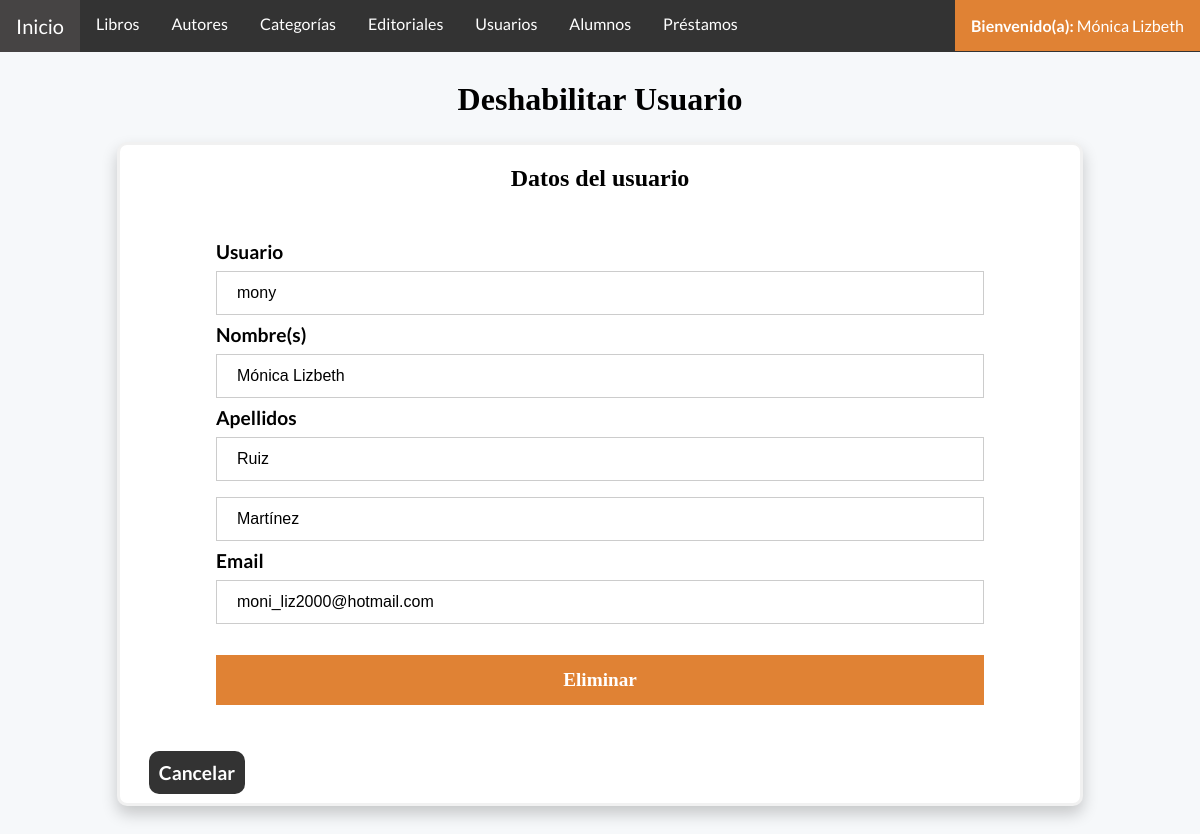
Screenshot of /usuarioDeshabilitar.php?id=1 (signed in) with the database file from the repository.
### tables this page shows
CREATE TABLE `usuarios` (
  `idUsuario` int(11) NOT NULL AUTO_INCREMENT,
  `nombreUsuario` varchar(30) NOT NULL,
  `nombre` varchar(50) NOT NULL,
  `apellidoPaterno` varchar(30) NOT NULL,
  `apellidoMaterno` varchar(30) NOT NULL,
  `password` varchar(32) NOT NULL,
  `email` varchar(100) NOT NULL,
  `status` varchar(20) NOT NULL,
  PRIMARY KEY (`idUsuario`)
);

### Conexion.php (called while the page is built, shortened)
<?php
    class Server {
        public $server;
        public $user;
        public $pass;
        public $db;
        public $conexion;
        public function conectar() {
            $this->conexion = new mysqli( $this->server, $this->user, $this->pass, $this->db );
        }
        public function buscarUsuario($usuario) {
            if (is_int($usuario)){
                $sql = "CALL buscarGeneral('usuarios','idUsuario',$usuario);";
            }else{
                $sql = "CALL buscarUsuario('$usuario');";
            }
            if($sentencia = $this->conexion->prepare($sql)){
                $sentencia->execute();
                if($resultado = $sentencia->get_result() )
                return $resultado;
            }
        }
    }
    $server = new Server;
    $server->server = "127.0.0.1";
    $server->user = "root";
    $server->pass = "";
    $server->db = "bd_biblioteca";
?>

### usuarioDeshabilitar.php (the view, shortened to what this page needs)
<?php
    include("Conexion.php");
    if (isset($_GET["id"])){
        $id = $_GET["id"];
        $datos = $server->buscarUsuario($id);
        if ($fila = mysqli_fetch_array($datos)){
            $usuario = $fila['nombreUsuario'];
            $nombre = $fila['nombre'];
            $apellidoPaterno = $fila['apellidoPaterno'];
            $apellidoMaterno = $fila['apellidoMaterno'];
            $email = $fila['email'];
        }else{
            header("Location: usuarioConsultar.php");
        }
    }else if (!isset($_POST["usuario"])){
        header("Location: usuarioConsultar.php");
    }
?>
<!DOCTYPE html>
<html lang="es">
<head>
    <link href="css/Estilo.css" rel="stylesheet">
</head>
<body>
    <?php
    include("barraNavegacion.php");
    ?>
    <header>
        <div class="titulo">
            <h1>Deshabilitar Usuario</h1>
        </div>
    </header>
    <div class= "frmFormulario">
        <h2>Datos del usuario</h2>
        <form method="post" action= 'usuarioDeshabilitar.php?id=<?php echo $id;?>'>
        <div class="frmMargen">
            <label>Usuario</label>
            <input value= "<?php echo $usuario; ?>" placeholder = "Nombre de usuario" name="usuario" type="text" pattern="[\wñ]+" required readonly>
            <label>Nombre(s)</label>
            <input value= "<?php echo $nombre; ?>" placeholder = "Nombre" name="nombres" type="text" pattern="([a-z]|[A-Z]|[á-úñN\s])+" required readonly>
            <label >Apellidos</label>
            <div>
                    <input value= "<?php echo $apellidoPaterno; ?>" name="apellidoPaterno" placeholder="Apellido paterno" type="text" pattern="([a-z]|[A-Z]|[á-úñN\s])+" required readonly>
                    <input value= "<?php echo $apellidoMaterno; ?>" name="apellidoMaterno" placeholder="Apellido materno" type="text" pattern="([a-z]|[A-Z]|[á-úñN\s])+" required readonly>
            </div>
            <label>Email</label>
            <input value= "<?php echo $email; ?>" name="email" type="email" placeholder="ejemplo.email@gmail.com" required readonly>
            <button type="submit" name="eliminar">Eliminar</button>
        </div>
        </form>
        <a class = "cancel" href="usuarioConsultar.php">Cancelar</a> <br><br>
    </div>
</body>
</html>

### css/Estilo.css (style rules this page uses)
body { margin: 0; padding: 0; background-color: #F6F8FA; font-family: 'Lato', sans-serif; }
.frmFormulario, .inicio { background-color: white; border: 3px solid #f1f1f1; margin: 5%; margin-top: 2%; margin-right: auto; margin-left: auto; width: 80%; border-radius: 10px; box-shadow: 0px 8px 16px 0px rgba(0,0,0,0.2); ; }
.frmFormulario input[type=text],.frmFormulario input[type=password], .frmFormulario input[type=email], .frmFormulario textarea, .frmFormulario input[type=number], .frmFormulario input[type=date], .frmFormulario select { width: 100%; padding: 12px 20px; margin: 8px 0; display: inline-block; border: 1px solid #ccc; box-sizing: border-box; font-size: 16px; resize: none; }
.frmFormulario button { background-color:#e08234; color: white; padding: 14px 20px; margin: 8px 0; border: none; cursor: pointer; width: 100%; margin-top: 3%; font-family: 'Times New Roman', Times, serif; }
.frmFormulario label, .frmFormulario button { font-weight: bold; font-size: larger; }
h4,h3,h2,h1 { text-align: center; font-family: 'Cambria', Times, serif; }
.frmMargen, .frmMargen2 { margin: 10%; margin-top: 5%; margin-bottom: 5%; }
.cancel, .agregar { color: #ffff; text-decoration: none; font-size: larger; padding: 10px 10px; margin: 3%; border-radius: 10px; font-weight: bold; }
.cancel { background-color: #333; }

### rows the page displays
usuarios: usuario "mony", nombres "Mónica Lizbeth", apellidoPaterno "Ruiz", apellidoMaterno "Martínez", email "moni_liz2000@hotmail.com"

### other values shown
$_SESSION['nombres'] "Mónica Lizbeth"
